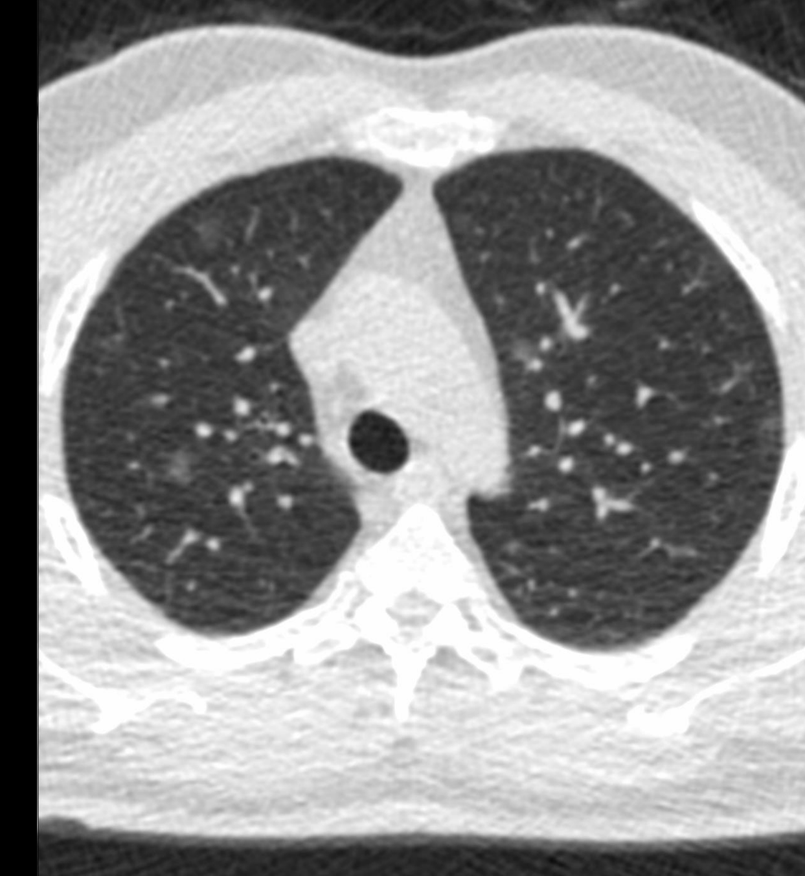
#> input picture Medical Images/image_a.png, 805 x 876 px, shrunk from 1243 x 1352 before the run, found by its file name
$ jupyter execute --allow-errors OPenCV_Basics_MEXE_4101_ATIENZA_MANALO.ipynb   (shell and % lines are left out)
#> lines starting #> are read from the running program, lines starting #| are printed output that depends on the picture
#> further down, original_image is the input picture: shape (876, 805); min 0, max 255, mean 146
# Noise Reduction in Medical Images

## Clone Repository and Setup Environment

[cell 1]
# Clone Repository and Setup Environment
# Clone the repository and navigate to its directory
%cd OPenCV_Basics_MEXE-4101_ATIENZA_MANALO/
from IPython.display import clear_output
clear_output()

[cell 2]
# Import necessary libraries
import cv2
import numpy as np
from matplotlib import pyplot as plt

# Function: Reduce noise using multiple methods
# This function applies a sequence of noise reduction methods to an image.
def reduce_noise(image, methods, kernel_size=5):
    """
    Reduce noise in a black-and-white image or CT scan using multiple methods.

    Parameters:
        image (numpy.ndarray): Input grayscale image.
        methods (list of str): List of noise reduction methods to apply ('median', 'gaussian', 'nlm').
        kernel_size (int): Kernel size for filtering (default is 5).

    Returns:
        denoised_image (numpy.ndarray): Denoised image after applying all methods.
    """
#> called with kernel_size = 5
    denoised_image = image.copy()  # Create a copy of the original image to avoid overwriting

    # Apply each method in the list sequentially
    for method in methods:
        if method == "median":
            # Apply median filtering
            denoised_image = cv2.medianBlur(denoised_image, 23)
        elif method == "gaussian":
            # Apply Gaussian blurring
            denoised_image = cv2.GaussianBlur(denoised_image, (11, 11), 0)
        elif method == "nlm":
            # Apply Non-Local Means (NLM) denoising
            denoised_image = cv2.fastNlMeansDenoising(denoised_image, None, 10, 7, 21)
        else:
            # Raise an error if an unsupported method is specified
            raise ValueError(f"Unsupported method: {method}. Choose 'median', 'gaussian', or 'nlm'.")
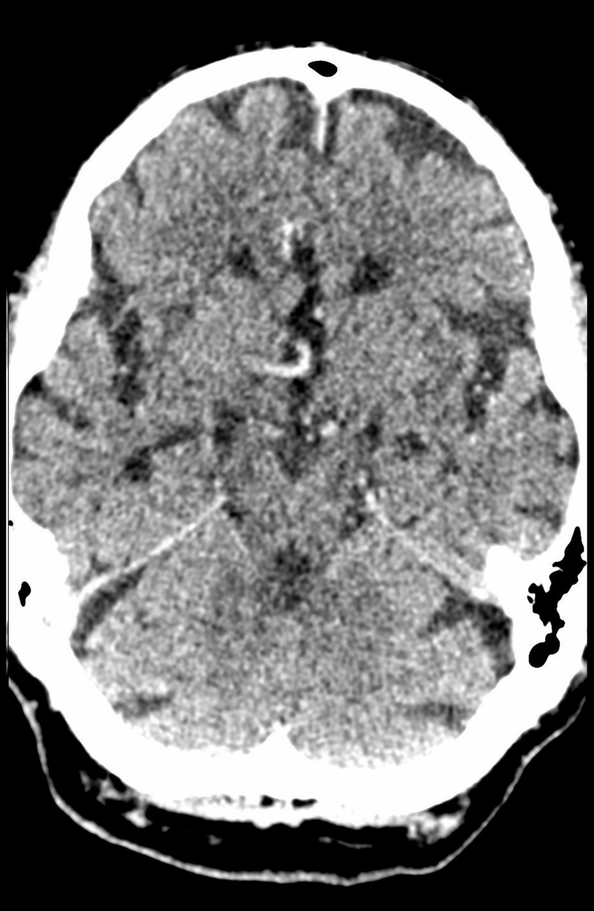
#> input picture Medical Images/image_b.png, 594 x 911 px, shrunk from 917 x 1406 before the run, found by its file name
#> further down, original_image is the input picture: shape (911, 594); min 0, max 255, mean 118.1

    return denoised_image  # Return the final denoised image

# Title: Test the Noise Reduction Function
# Define the image path and methods to use
image_path = "/content/OPenCV_Basics_MEXE-4101_ATIENZA_MANALO/Medical Images/image_a.png"  # Replace with the actual image path
methods = ["median"]  # Add or modify methods as needed

#> (the rest of this cell did not finish here and is left out)

[cell 3]
# Title: Image Noise Reduction Using Multiple Methods

# Import necessary libraries
import cv2
import numpy as np
from matplotlib import pyplot as plt

# Function: Reduce noise using multiple methods
# This function applies a sequence of noise reduction methods to an image.
def reduce_noise(image, methods, kernel_size=5):
    """
    Reduce noise in a black-and-white image or CT scan using multiple methods.

    Parameters:
        image (numpy.ndarray): Input grayscale image.
        methods (list of str): List of noise reduction methods to apply ('median', 'gaussian', 'nlm').
        kernel_size (int): Kernel size for filtering (default is 5).

    Returns:
        denoised_image (numpy.ndarray): Denoised image after applying all methods.
    """
#> called with kernel_size = 5
    denoised_image = image.copy()  # Create a copy of the original image to avoid overwriting

    # Apply each method in the list sequentially
    for method in methods:
        if method == "median":
            # Apply median filtering
            denoised_image = cv2.medianBlur(denoised_image, 11)
        elif method == "gaussian":
            # Apply Gaussian blurring
            denoised_image = cv2.GaussianBlur(denoised_image, (5, 5), 0)
        elif method == "nlm":
            # Apply Non-Local Means (NLM) denoising
            denoised_image = cv2.fastNlMeansDenoising(denoised_image, None, 30, 7, 21)
        else:
            # Raise an error if an unsupported method is specified
            raise ValueError(f"Unsupported method: {method}. Choose 'median', 'gaussian', or 'nlm'.")
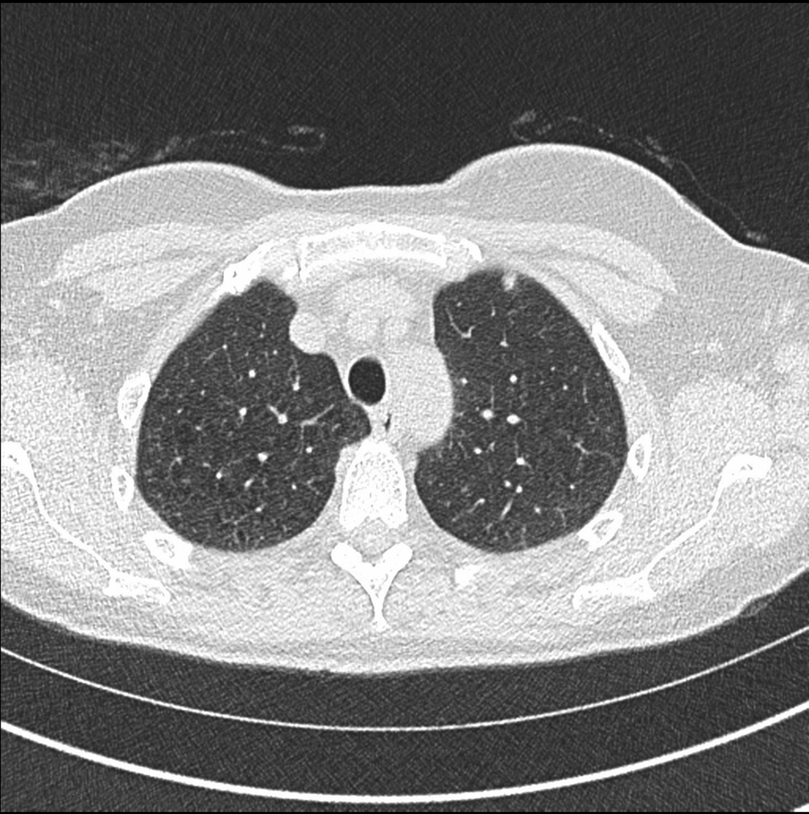
#> input picture Medical Images/image_c.png, 809 x 814 px, shrunk from 1248 x 1256 before the run, found by its file name
#> further down, original_image is the input picture: shape (814, 809); min 0, max 255, mean 131.3

    return denoised_image  # Return the final denoised image

# Title: Test the Noise Reduction Function
# Define the image path and methods to use
image_path = "/content/OPenCV_Basics_MEXE-4101_ATIENZA_MANALO/Medical Images/image_b.png"  # Replace with the actual image path
methods = ["median", "gaussian", "nlm"]  # Add or modify methods as needed

#> (the rest of this cell did not finish here and is left out)

[cell 4]
# Import necessary libraries
import cv2
import numpy as np
from matplotlib import pyplot as plt

# Function: Reduce noise using multiple methods
# This function applies a sequence of noise reduction methods to an image.
def reduce_noise(image, methods, kernel_size=5):
    """
    Reduce noise in a black-and-white image or CT scan using multiple methods.

    Parameters:
        image (numpy.ndarray): Input grayscale image.
        methods (list of str): List of noise reduction methods to apply ('median', 'gaussian', 'nlm').
        kernel_size (int): Kernel size for filtering (default is 5).

    Returns:
        denoised_image (numpy.ndarray): Denoised image after applying all methods.
    """
#> called with kernel_size = 5
    denoised_image = image.copy()  # Create a copy of the original image to avoid overwriting

    # Apply each method in the list sequentially
    for method in methods:
        if method == "median":
            # Apply median filtering
            denoised_image = cv2.medianBlur(denoised_image, 7)
        elif method == "gaussian":
            # Apply Gaussian blurring
            denoised_image = cv2.GaussianBlur(denoised_image, (5, 5), 0)
        elif method == "nlm":
            # Apply Non-Local Means (NLM) denoising
            denoised_image = cv2.fastNlMeansDenoising(denoised_image, None, 30, 7, 21)
        else:
            # Raise an error if an unsupported method is specified
            raise ValueError(f"Unsupported method: {method}. Choose 'median', 'gaussian', or 'nlm'.")
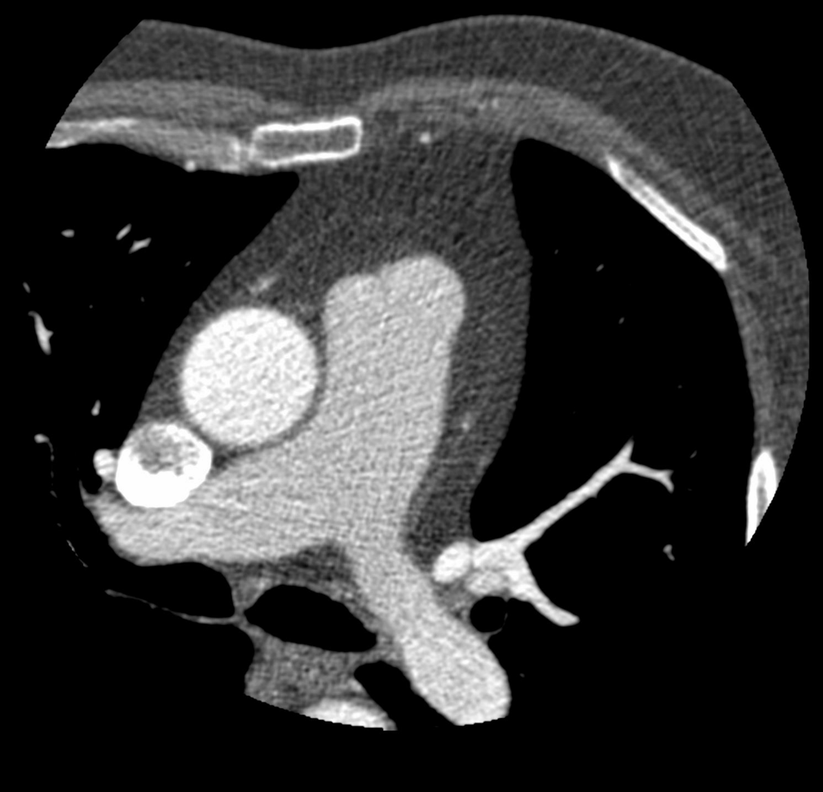
#> input picture Medical Images/image_d.png, 823 x 792 px, shrunk from 1270 x 1222 before the run, found by its file name
#> further down, original_image is the input picture: shape (792, 823); min 0, max 255, mean 53.2

    return denoised_image  # Return the final denoised image

# Title: Test the Noise Reduction Function
# Define the image path and methods to use
image_path = "/content/OPenCV_Basics_MEXE-4101_ATIENZA_MANALO/Medical Images/image_c.png"  # Replace with the actual image path
methods = ["median", "gaussian", "nlm"]  # Add or modify methods as needed

#> (the rest of this cell did not finish here and is left out)

[cell 5]
# Import necessary libraries
import cv2
import numpy as np
from matplotlib import pyplot as plt

# Function: Reduce noise using multiple methods
# This function applies a sequence of noise reduction methods to an image.
def reduce_noise(image, methods, kernel_size=5):
    """
    Reduce noise in a black-and-white image or CT scan using multiple methods.

    Parameters:
        image (numpy.ndarray): Input grayscale image.
        methods (list of str): List of noise reduction methods to apply ('median', 'gaussian', 'nlm').
        kernel_size (int): Kernel size for filtering (default is 5).

    Returns:
        denoised_image (numpy.ndarray): Denoised image after applying all methods.
    """
#> called with kernel_size = 5
    denoised_image = image.copy()  # Create a copy of the original image to avoid overwriting

    # Apply each method in the list sequentially
    for method in methods:
        if method == "median":
            # Apply median filtering
            denoised_image = cv2.medianBlur(denoised_image, 15)
        elif method == "gaussian":
            # Apply Gaussian blurring
            denoised_image = cv2.GaussianBlur(denoised_image, (15, 15), 0)
        elif method == "nlm":
            # Apply Non-Local Means (NLM) denoising
            denoised_image = cv2.fastNlMeansDenoising(denoised_image, None, 25, 7, 21)
        else:
            # Raise an error if an unsupported method is specified
            raise ValueError(f"Unsupported method: {method}. Choose 'median', 'gaussian', or 'nlm'.")
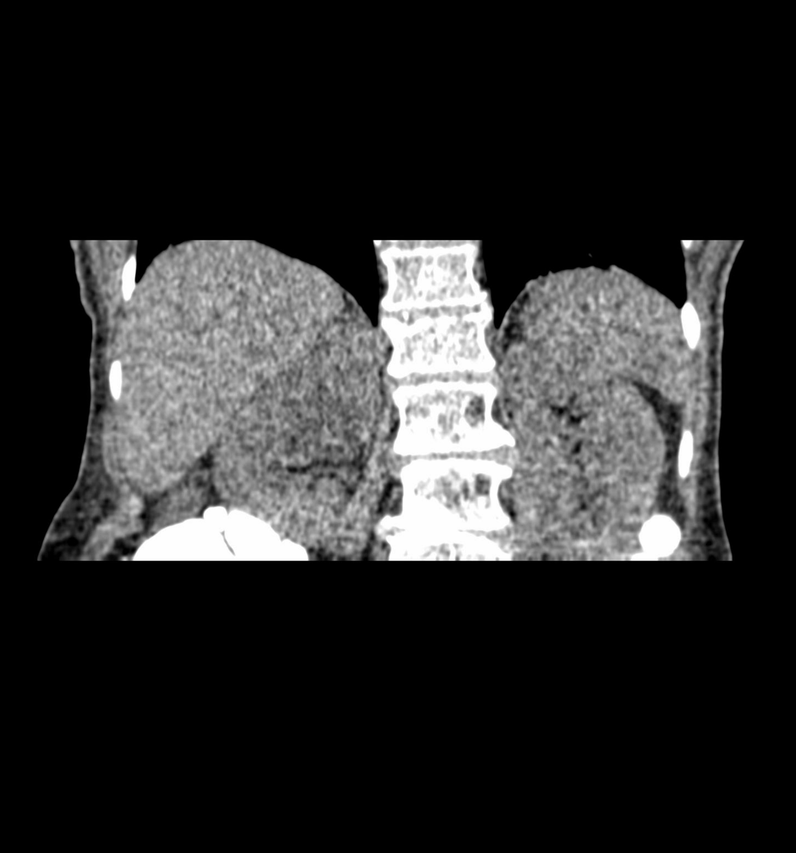
#> input picture Medical Images/image_e.png, 796 x 853 px, shrunk from 1229 x 1316 before the run, found by its file name
#> further down, original_image is the input picture: shape (853, 796); min 0, max 255, mean 42.6

    return denoised_image  # Return the final denoised image

# Title: Test the Noise Reduction Function
# Define the image path and methods to use
image_path = "/content/OPenCV_Basics_MEXE-4101_ATIENZA_MANALO/Medical Images/image_d.png"  # Replace with the actual image path
methods = ["median", "gaussian"]  # Add or modify methods as needed

#> (the rest of this cell did not finish here and is left out)

[cell 6]
# Import necessary libraries
import cv2
import numpy as np
from matplotlib import pyplot as plt

# Function: Reduce noise using multiple methods
# This function applies a sequence of noise reduction methods to an image.
def reduce_noise(image, methods, kernel_size=5):
    """
    Reduce noise in a black-and-white image or CT scan using multiple methods.

    Parameters:
        image (numpy.ndarray): Input grayscale image.
        methods (list of str): List of noise reduction methods to apply ('median', 'gaussian', 'nlm').
        kernel_size (int): Kernel size for filtering (default is 5).

    Returns:
        denoised_image (numpy.ndarray): Denoised image after applying all methods.
    """
#> called with kernel_size = 5
    denoised_image = image.copy()  # Create a copy of the original image to avoid overwriting

    # Apply each method in the list sequentially
    for method in methods:
        if method == "median":
            # Apply median filtering
            denoised_image = cv2.medianBlur(denoised_image, 15)
        elif method == "gaussian":
            # Apply Gaussian blurring
            denoised_image = cv2.GaussianBlur(denoised_image, (15,15), 0)
        elif method == "nlm":
            # Apply Non-Local Means (NLM) denoising
            denoised_image = cv2.fastNlMeansDenoising(denoised_image, None, 10, 7, 21)
        else:
            # Raise an error if an unsupported method is specified
            raise ValueError(f"Unsupported method: {method}. Choose 'median', 'gaussian', or 'nlm'.")
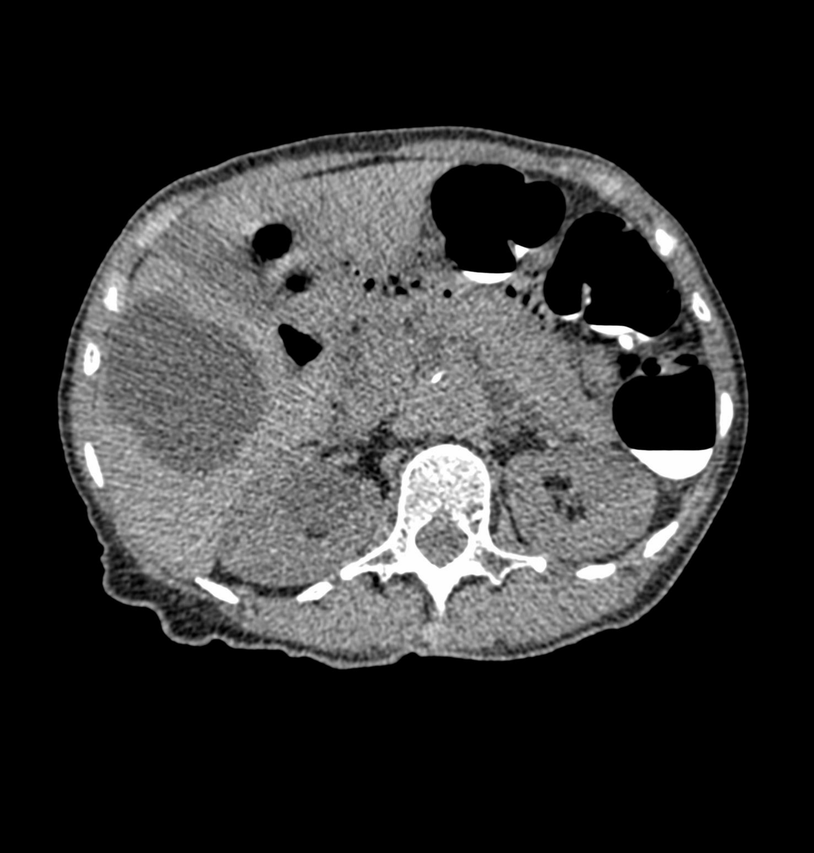
#> input picture Medical Images/image_f.png, 814 x 853 px, shrunk from 1257 x 1316 before the run, found by its file name
#> further down, original_image is the input picture: shape (853, 814); min 0, max 255, mean 49.7

    return denoised_image  # Return the final denoised image

# Title: Test the Noise Reduction Function
# Define the image path and methods to use
image_path = "/content/OPenCV_Basics_MEXE-4101_ATIENZA_MANALO/Medical Images/image_e.png"  # Replace with the actual image path
methods = ['median', 'gaussian', 'nlm']  # Add or modify methods as needed

#> (the rest of this cell did not finish here and is left out)

[cell 7]
# Import necessary libraries
import cv2
import numpy as np
from matplotlib import pyplot as plt

# Function: Reduce noise using multiple methods
# This function applies a sequence of noise reduction methods to an image.
def reduce_noise(image, methods, kernel_size=5):
    """
    Reduce noise in a black-and-white image or CT scan using multiple methods.

    Parameters:
        image (numpy.ndarray): Input grayscale image.
        methods (list of str): List of noise reduction methods to apply ('median', 'gaussian', 'nlm').
        kernel_size (int): Kernel size for filtering (default is 5).

    Returns:
        denoised_image (numpy.ndarray): Denoised image after applying all methods.
    """
#> called with kernel_size = 5
    denoised_image = image.copy()  # Create a copy of the original image to avoid overwriting

    # Apply each method in the list sequentially
    for method in methods:
        if method == "median":
            # Apply median filtering
            denoised_image = cv2.medianBlur(denoised_image, 15)
        elif method == "gaussian":
            # Apply Gaussian blurring
            denoised_image = cv2.GaussianBlur(denoised_image, (7, 7), 0)
        elif method == "nlm":
            # Apply Non-Local Means (NLM) denoising
            denoised_image = cv2.fastNlMeansDenoising(denoised_image, None, 55, 7, 21)
        else:
            # Raise an error if an unsupported method is specified
            raise ValueError(f"Unsupported method: {method}. Choose 'median', 'gaussian', or 'nlm'.")
#> this loop made 2 passes
#> pass 1, in reduce_noise, `denoised_image = cv2.medianBlur(denoised_image, 15)`:
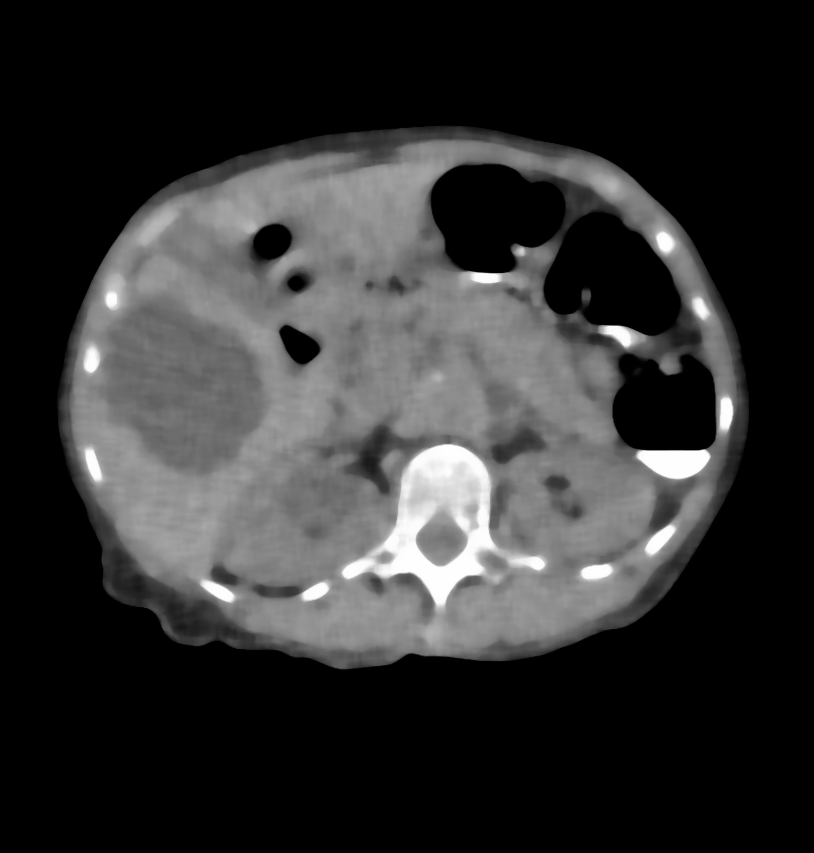
#> denoised_image: shape (853, 814); min 0, max 254, mean 49.3

    return denoised_image  # Return the final denoised image

# Title: Test the Noise Reduction Function
# Define the image path and methods to use
image_path = "/content/OPenCV_Basics_MEXE-4101_ATIENZA_MANALO/Medical Images/image_f.png"  # Replace with the actual image path
methods = ["median", "gaussian"]  # Add or modify methods as needed

#> (the rest of this cell did not finish here and is left out)
